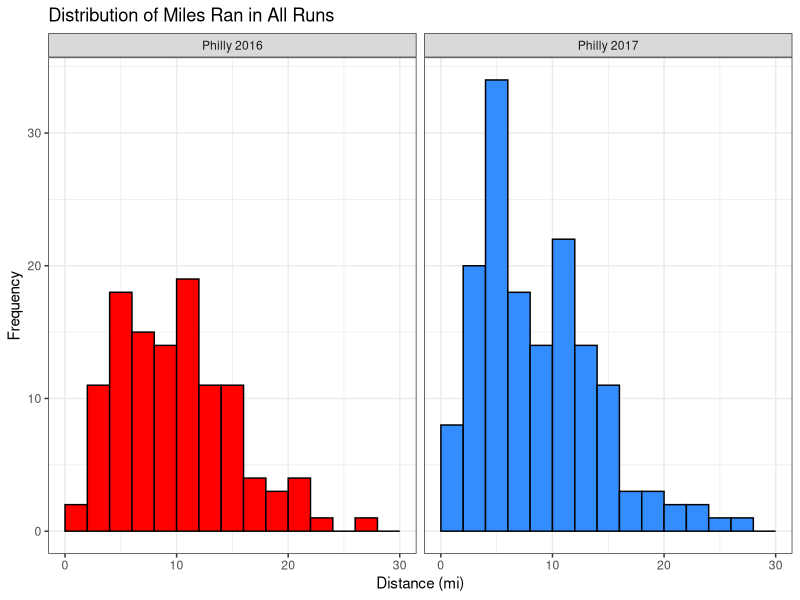
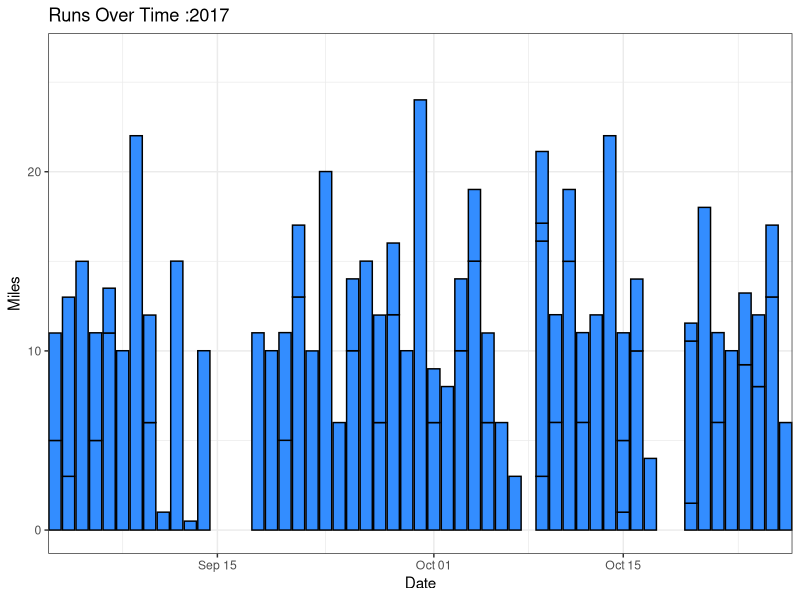
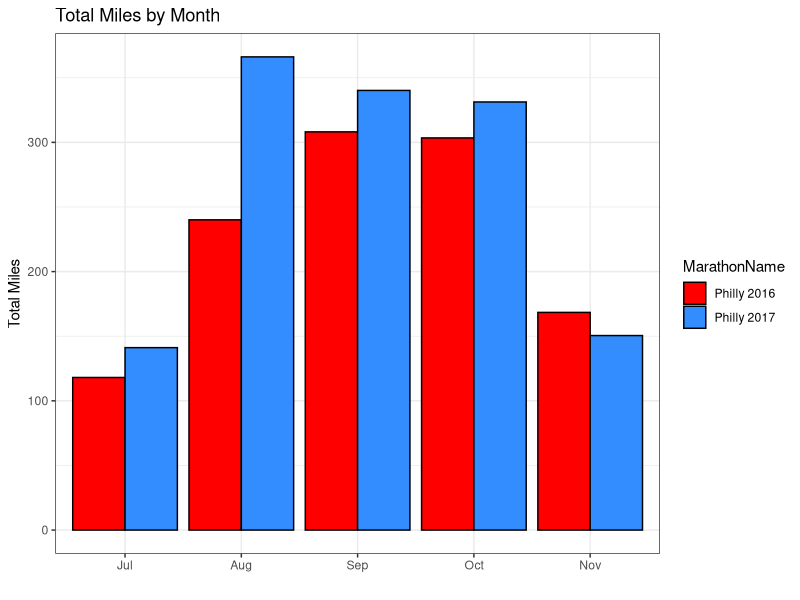
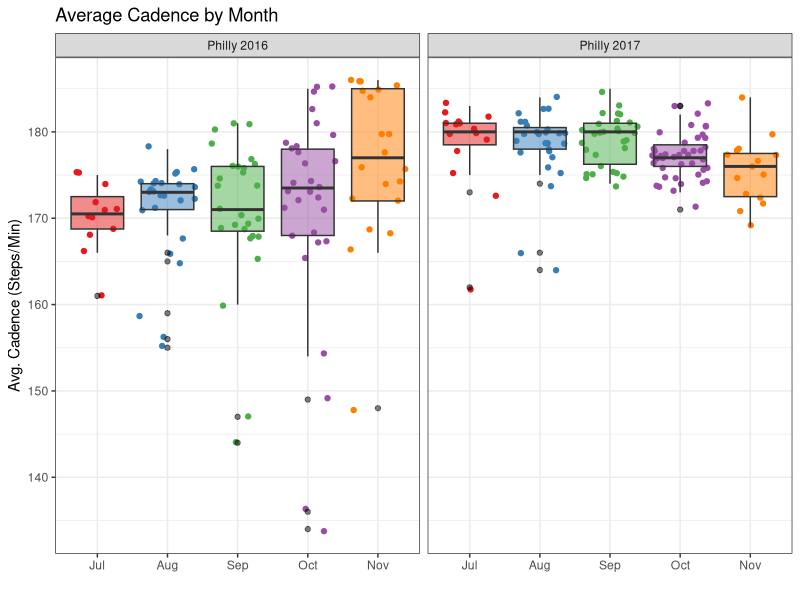
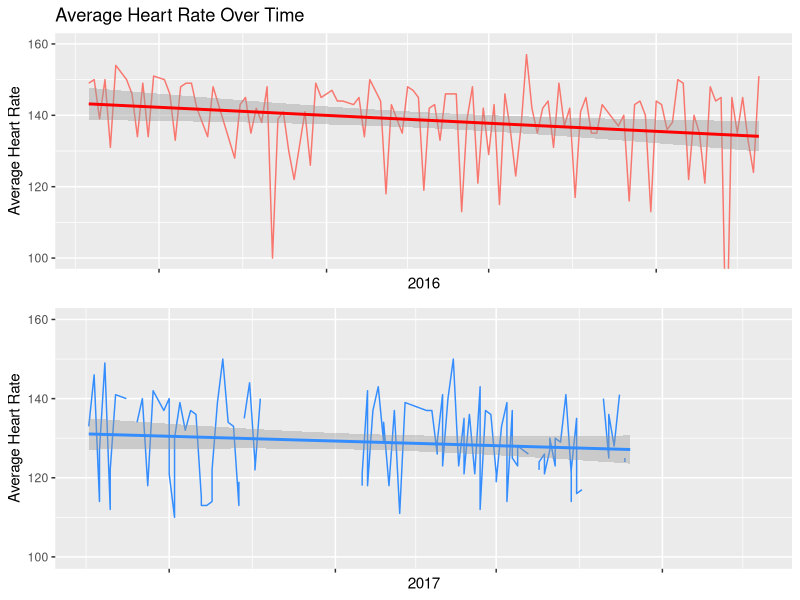
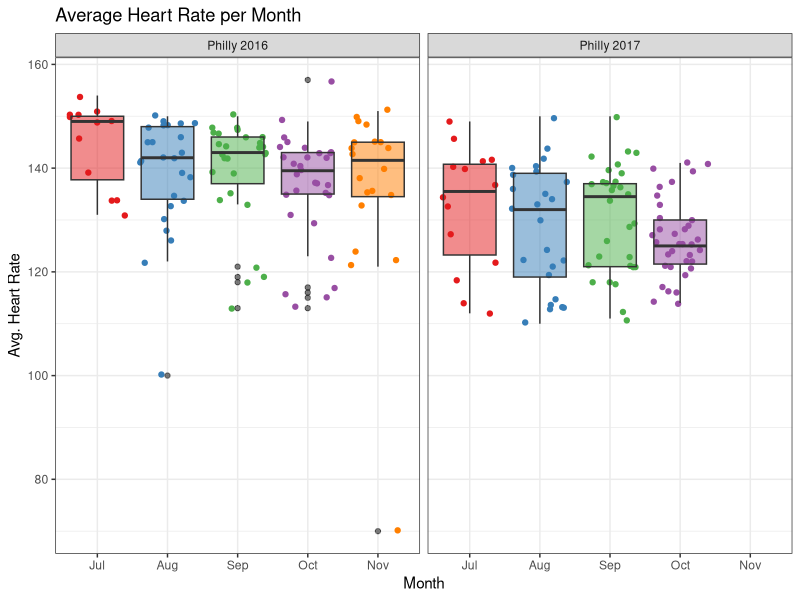
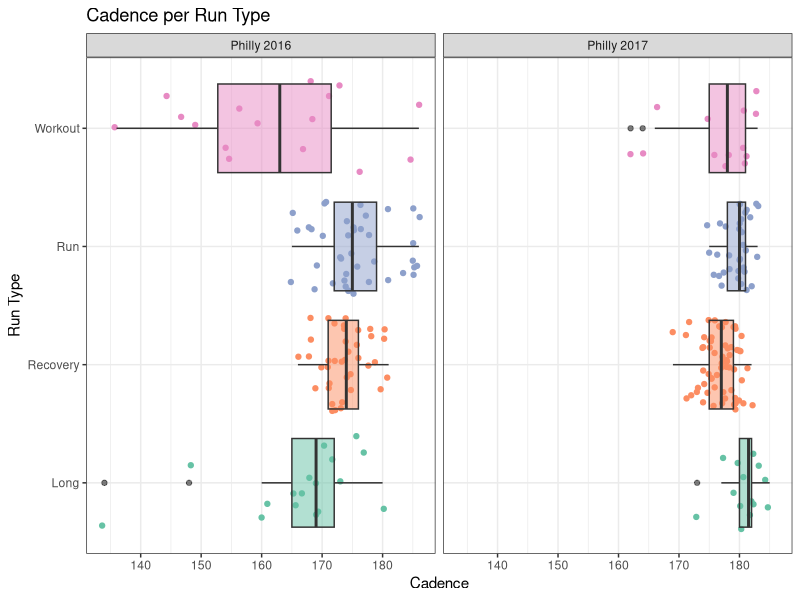
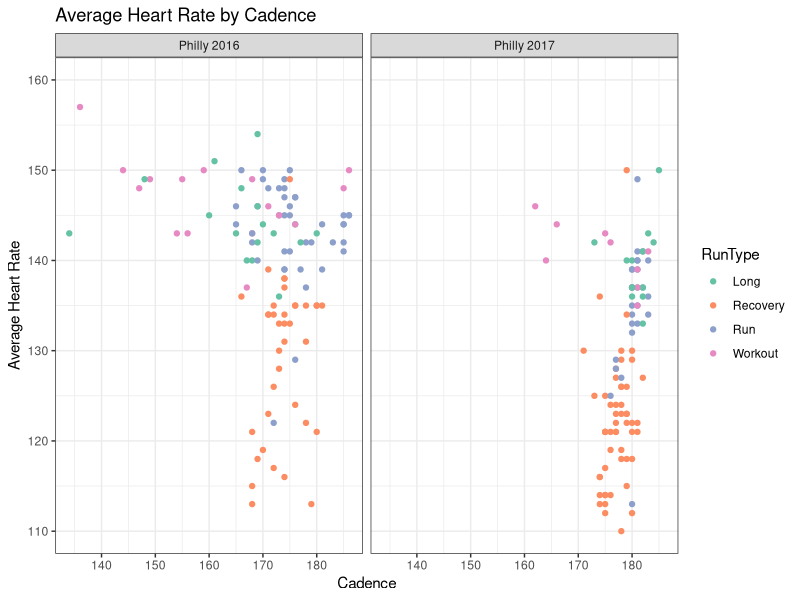

These charts were generated, in order, by the following R code:
## ---- chunk 1
library(tidyverse) # data cleaning and manipulation
library(ggplot2) # plotting
library(lubridate) # dates
library(RColorBrewer) # plotting colors
library(magrittr) # pipe operations
library(knitr) # kable()
library(gridExtra) # grid.arrange()

## load in data files for both races
philly17 <- read.csv("../../Data/2017/cleanedMarathonTrainingData_philly17.csv", stringsAsFactors = F)
philly16 <- read.csv("../../Data/2016/cleanedMarathonTrainingData_philly16.csv", stringsAsFactors = F)

# random missing month value?
philly16[17,"Month"] <- "Aug"

## combine into 1 dataset and remove redundant row
philly <- rbind(philly16,philly17)
philly %<>% select(-X) %>%
  mutate(MarathonName = if_else(Marathon == "ph16","Philly 2016","Philly 2017"),
         # make POSIXct again
         Time = as.POSIXct(Time),
         Avg.Pace = as.POSIXct(Avg.Pace),
         Best.Pace = as.POSIXct(Best.Pace),
         Date = as.POSIXct(Date),
         StartTime = as.POSIXct(StartTime),
         # make Month an ordered factor
         Month = factor(Month, ordered = TRUE, 
                        levels = c("Jul","Aug","Sep","Oct","Nov")))

#glimpse(philly)
philly %>%
  group_by(MarathonName) %>%
  summarize(Count = n()) %>%
  rename("Marathon Name" = MarathonName) %>%
  kable(caption = "Total Number of Runs")
## ---- chunk 2
#distance histogram
ggplot(data = philly, aes(x = Distance)) + 
  geom_histogram(binwidth = 2, aes(fill = MarathonName), colour = "black", boundary = 2) +
  scale_fill_manual(values = c("red","#338dff")) + # custom colors
  theme_bw() + 
  scale_x_continuous(limits = c(0, 30)) +
  xlab("Distance (mi)") + 
  ylab("Frequency") + 
  ggtitle("Distribution of Miles Ran in All Runs") + 
  guides(fill = F) +
  facet_grid(~ MarathonName)
## ---- chunk 3
philly %>%
  group_by(MarathonName,RunCat) %>%
  summarize(Count = n()) %>%
  spread(key = RunCat, value = Count) %>%
  rename("Marathon Name" = MarathonName) %>%
  kable(caption = "Total Number of Runsby Run Type")
## ---- chunk 4
philly %>%
  filter(RunCat == "Misc") %>%
  select(Name,Date,RunCat) %>%
  rename("Run Name" = Name,
         "Run Category" = RunCat) %>%
  kable(caption = "Miscellaneous Runs")
## ---- chunk 5
philly %>%
  filter(Marathon == "ph17") %>%
  ggplot(aes(Date, Distance)) + 
    geom_bar(stat="identity", fill = "#338dff", colour = "black") +
    theme_bw() + 
    xlab("Date") + 
    ylab("Miles") + 
    ggtitle("Runs Over Time :2017") +
    guides(fill = F) +
    coord_cartesian(xlim = c(as.POSIXct("2017-09-05", format = "%Y-%m-%d"),
                             as.POSIXct("2017-10-25", format = "%Y-%m-%d")))
## ---- chunk 6
philly %>%
  group_by(MarathonName) %>%
  select(Distance) %>%
  summarize(Mean = mean(Distance), Median = median(Distance), StdDev = sd(Distance),
            Min = min(Distance), Max = max(Distance), Count = n()) %>%
  rename("Marathon Name" = MarathonName) %>%
  kable(caption = "Statistical Summaries of Training Blocks")
## ---- chunk 7
philly %>% 
  select(Month,MarathonName,Distance) %>%
  group_by(Month,MarathonName) %>% 
  summarise(sum = sum(Distance)) %>%
  ggplot(aes(x = Month, y = sum, fill = MarathonName)) +
    geom_bar(stat = "identity", position = "dodge", colour = "black") +
    scale_fill_manual(values = c("red","#338dff")) + 
    theme_bw() + 
    xlab("") + 
    ylab("Total Miles") + 
    ggtitle("Total Miles by Month")
## ---- chunk 8
philly %>%
  filter(Month == "Nov") %>%
  group_by(MarathonName) %>%
  summarize(Count = n()) %>%
  rename("Marathon Name" = MarathonName) %>%
  kable(caption = "Total Number of Runs in November")
## ---- chunk 9
#avg. cadence grouped by month
ggplot(data = philly, aes(Month, Avg.Cadence)) + 
  geom_jitter(aes(colour = Month)) +
  geom_boxplot(aes(fill = Month), outlier.colour = "black", alpha = 0.5) +
  scale_colour_brewer(palette = "Set1") +
  scale_fill_brewer(palette = "Set1") +
  theme_bw() + 
  xlab("") + 
  ylab("Avg. Cadence (Steps/Min)") + 
  theme(legend.position = "none") + 
  ggtitle("Average Cadence by Month") + 
  facet_grid(~ MarathonName)
## ---- chunk 10
philly %>%
  filter(Month %in% c("Jul","Aug"),
         Marathon == "ph17") %>%
  select(Name,Date,Avg.Cadence) %>%
  arrange(Avg.Cadence) %>%
  head(10) %>%
  rename("Run Name" = Name,
         "Average Cadence" = Avg.Cadence) %>%
  kable(caption = "10 Runs with Lowest Average Cadence")
## ---- chunk 11
hr16 <- philly %>%
  filter(Marathon == "ph16") %>%
  ggplot(data = , aes(Date, Avg.HR)) + 
    geom_line(aes(group=1, colour = "red")) +
    geom_smooth(method = "lm", se = T, colour = "red") + 
    theme(axis.text.x = element_blank(), legend.position = "none") +
    xlab("2016") + 
    ylab("Average Heart Rate") + 
    ggtitle("Average Heart Rate Over Time") + 
    coord_cartesian(ylim = c(100, 160))

hr17 <- philly %>%
  filter(Marathon == "ph17") %>%
  ggplot(data = , aes(Date, Avg.HR)) + 
    geom_line(aes(group=1), colour = "#338dff") +
    geom_smooth(method = "lm", se = T, colour = "#338dff") + 
    theme(axis.text.x = element_blank(), legend.position = "none") +
    xlab("2017") + 
    ylab("Average Heart Rate") + 
    coord_cartesian(ylim = c(100, 160))

grid.arrange(hr16, hr17, nrow = 2)
## ---- chunk 12
#avg. HR grouped by month
ggplot(data = philly, aes(Month, Avg.HR)) + 
  geom_jitter(aes(colour = Month)) +
  geom_boxplot(aes(fill = Month), outlier.colour = "black", alpha = 0.5) + 
  scale_colour_brewer(palette = "Set1") +
  scale_fill_brewer(palette = "Set1") +  
  theme_bw() +
  theme(legend.position = "none") + 
  xlab("Month") + 
  ylab("Avg. Heart Rate") + 
  ggtitle("Average Heart Rate per Month") + facet_grid(~ MarathonName)
## ---- chunk 13
philly %>%
  filter(RunType != "Race",
         RunType != "Misc") %>%
  ggplot(aes(RunType, Avg.Cadence)) + 
    geom_jitter(aes(colour = RunType)) +
    geom_boxplot(aes(fill = RunType), outlier.colour = "black", alpha = 0.5) +
    theme_bw() +
    theme(legend.position = "none") + 
    scale_colour_brewer(palette = "Set2") +
    scale_fill_brewer(palette = "Set2") +
    xlab("Run Type") + 
    ylab("Cadence") + 
    guides(fill=FALSE) +
    coord_flip() + 
    ggtitle("Cadence per Run Type") +
    facet_grid(~ MarathonName)
## ---- chunk 14
philly %>%
  filter(RunType != "Race",
         RunType != "Misc") %>%  
  ggplot(aes(Avg.Cadence, Avg.HR)) + 
    geom_point(aes(colour = RunType), na.rm = TRUE) +
    scale_colour_brewer(palette = "Set2") +
    scale_fill_brewer(palette = "Set2") +    
    theme_bw() +
    xlab("Cadence") + 
    ylab("Average Heart Rate") + 
    scale_y_continuous(limits = c(110, 160)) +
    ggtitle("Average Heart Rate by Cadence") + 
    facet_grid(~ MarathonName)
## ---- chunk 15
philly %>%
  filter(RunType != "Race",
         RunType != "Misc") %>%
  ggplot(aes(RunType, Avg.HR)) + 
    geom_jitter(aes(colour = RunType)) +
    geom_boxplot(aes(fill = RunType), outlier.colour = "black", alpha = 0.5) +
    scale_colour_brewer(palette = "Set2") +
    scale_fill_brewer(palette = "Set2") +  
    theme_bw() +
    theme(legend.position = "none") + 
    xlab("Run Type") + 
    ylab("Avg Heart Rate") + 
    guides(fill=FALSE) +
    coord_flip() + 
    ggtitle("Average Heart Rate per Run Type") + 
    facet_grid(~ MarathonName)
## ---- chunk 16
philly %>%
  filter(RunType != "Race",
         RunType != "Misc") %>%
  ggplot(aes(x = as.POSIXct(paste(month(Date),'/',day(Date), sep=""),format="%m/%d"),
             y = as.numeric(format(Avg.Pace, "%M")) + as.numeric(format(Avg.Pace, "%S"))/60,
             colour = RunType)) + 
    scale_y_reverse(limits = c(9,7), breaks = c(9,8,7), labels = c("9:00","8:00","7:00")) +
    geom_point() +
    geom_smooth(fill = NA) +  
    scale_colour_brewer(palette = "Set2") +
    scale_fill_brewer(palette = "Set2") +   
    theme_bw() +
    theme(axis.text.x = element_blank()) +
    xlab("Date") + 
    ylab("Average Pace (mile/minute)") + 
    ggtitle("Average Pace Over Time") +
    facet_grid(~ MarathonName)
## ---- chunk 17
philly %>%
  filter(RunType != "Race",
         RunType != "Misc") %>%
  ggplot(aes(Elev.Gain, Avg.HR)) + 
    geom_point(aes(colour = RunType), na.rm = TRUE) +
    geom_smooth(fill = NA, na.rm = TRUE) +
    theme_bw() + 
    xlab("Elevation Gain (ft.)") + 
    ylab("Average Heart Rate (BPM)") +
    scale_y_continuous(limits = c(110, 160)) +
    ggtitle("Average Heart Rate by Elevation Gain") +
    facet_grid(~ MarathonName)
## ---- chunk 18
philly %>%
  filter(RunType != "Race",
         RunType != "Misc") %>%
  ggplot(aes(Distance, Elev.Gain)) + 
    geom_point(aes(color = MarathonName)) +
    geom_smooth(fill = NA, na.rm = TRUE) +
    scale_colour_manual(values = c("red","#338dff")) + 
    theme_bw() + 
    theme(legend.position = "none") +
    xlab("Elevation Gain (ft.)") + 
    ylab("Distance (mi)") +
    ggtitle("Average Heart Rate by Total Distance") +
    facet_grid(~ MarathonName)
